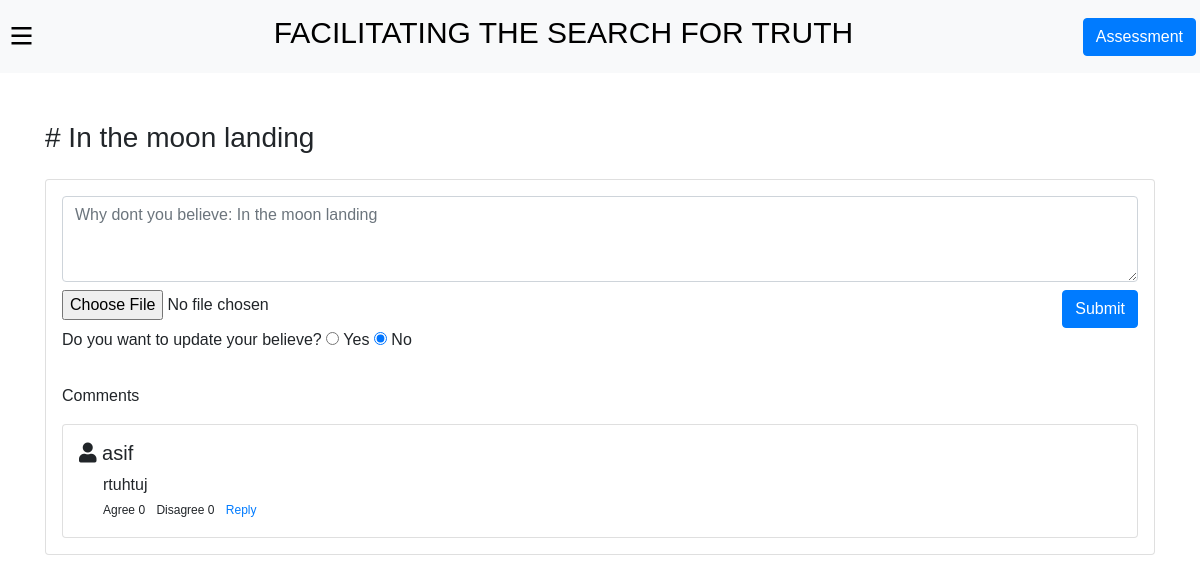
Screenshot of /debate/27/ with the database file from the repository.
### truthlist/models.py (models this page shows, shortened)
class Question(models.Model):
    question = models.TextField()
    category = models.ForeignKey(Category, null=True, blank=True, on_delete=models.SET_NULL)
    is_fundamental = models.BooleanField(default=False)
    truth_or_lie = models.CharField(max_length=10, choices=TRUTH_OR_LIE_CHOICES, default='Middle')
    active = models.BooleanField(default=False)
    date = models.DateTimeField(auto_now_add=True)

class Comment(models.Model):
    user = models.ForeignKey(User, on_delete=models.CASCADE)
    question = models.ForeignKey(Question, on_delete=models.CASCADE)
    comment = models.TextField()
    file = models.FileField(upload_to='comments/', null=True, blank=True)
    date = models.DateTimeField(auto_now_add=True)
    liked_users = models.ManyToManyField(User, related_name='liked_comments', blank=True)
    disliked_users = models.ManyToManyField(User, related_name='disliked_comments', blank=True)
    def replies(self):
        return Reply.objects.filter(comment=self)

### truthlist/views.py (the view, shortened to what this page needs)
# urls.py: path('debate/<int:id>/', views.debate, name='debate'),
def debate(request, id):
    question = Question.objects.get(id=id)
    all_reasons = Reason.objects.filter(question=question)
    all_comments = Comment.objects.filter(question=question)
    return render(request, 'truthlist/debate.html', {'question': question, 'debate': all_reasons, 'comments': all_comments})

### truthlist/templates/truthlist/debate.html (shortened to what this page needs)
{% extends 'truthlist/base.html' %}
{% load static %}
{% block content %}
<div class="container mt-5">
    <h3># {{question.question}}</h1>
    <div class="mt-4 card p-3 mb-5">
        <form id="comment-form" method="post" enctype="multipart/form-data" action="{% url 'add_comment' question.id %}">
            <div>
                <textarea name="comment" id="comment" class="form-control" rows="3" placeholder="Why dont you believe: {{question.question}}"></textarea>
            </div>
            <div class="mt-2 d-flex justify-content-between">
                <input name="file" id="file" type="file" class="form-control-file" id="file">
                <button id="comment-submit" type="submit" class="btn btn-primary">Submit</button>
            </div>
        </form>
        <p>Do you want to update your believe?
            <input class="radio-btn" type="radio" name="update" value="yes"> Yes
            <input class="radio-btn" type="radio" checked name="update" value="no"> No
        </p>
        <div id="comment-section">
            {% if comments %}
                <p class="mt-3">Comments</p>
            {% else %}
                <p class="mt-3 text-muted">No comments found.</p>
            {% endif %}
            <div id="comment-list">
                {% for comment in comments %}
                    <div id="comment-{{comment.id}}" class="card p-3 mt-2 comment">
                        <div class="d-flex justify-content-between">
                            <h5>
                                <i class="fas fa-user"></i>
                                {{comment.user.username}}
                            </h5>
                        </div>
                        <div class="ml-4">
                            <p class="mb-0">{{ comment.comment }}</p>
                            <span style="font-size: 12px;">
                                {% if request.user in comment.liked_users.all %}
                                    <span id="remove-like-comment-{{comment.id}}" onclick="removeLikeComment({{comment.id}})" style="cursor: pointer;" class="text-success">Agree</span>
                                    <span id="like-comment-{{comment.id}}" onclick="likeComment({{comment.id}})" style="cursor: pointer;" class="d-none">Agree</span>
                                {% else %}
                                    <span id="like-comment-{{comment.id}}" onclick="likeComment({{comment.id}})" style="cursor: pointer;" class="">Agree</span>
                                {% endif %}
                                <span id="count-like-comment-{{comment.id}}" class="mr-2">{{ comment.liked_users.count }}</span>
                                {% if request.user in comment.disliked_users.all %}
                                    <span id="remove-dislike-comment-{{comment.id}}" onclick="removeDislikeComment({{comment.id}})" style="cursor: pointer;" class=" text-danger">Disagree</span>
                                    <span id="dislike-comment-{{comment.id}}" onclick="dislikeComment({{comment.id}})" style="cursor: pointer;" class="d-none">Disagree</span>
                                {% else %}
                                    <span id="dislike-comment-{{comment.id}}" onclick="dislikeComment({{comment.id}})" style="cursor: pointer;"  class="">Disagree</span>
                                {% endif %}
                                <span id="count-dislike-comment-{{comment.id}}" class="mr-2">{{ comment.disliked_users.count }}</span>
                            </span>
                            <span id="first-reply-btn" onclick="showReplyBox({{comment.id}})" style="font-size: 12px; cursor: pointer;" class="text-primary" >Reply</span>
                        </div>
                    </div>
                {% endfor %}
            </div>
        </div>
    </div>
</div>
{% endblock %}

### rows the page displays
Question: question "In the moon landing", comment "Why dont you believe: In the moon landing"
Comment: user.username "asif", comment "rtuhtuj", liked_users.count "0", disliked_users.count "0"
